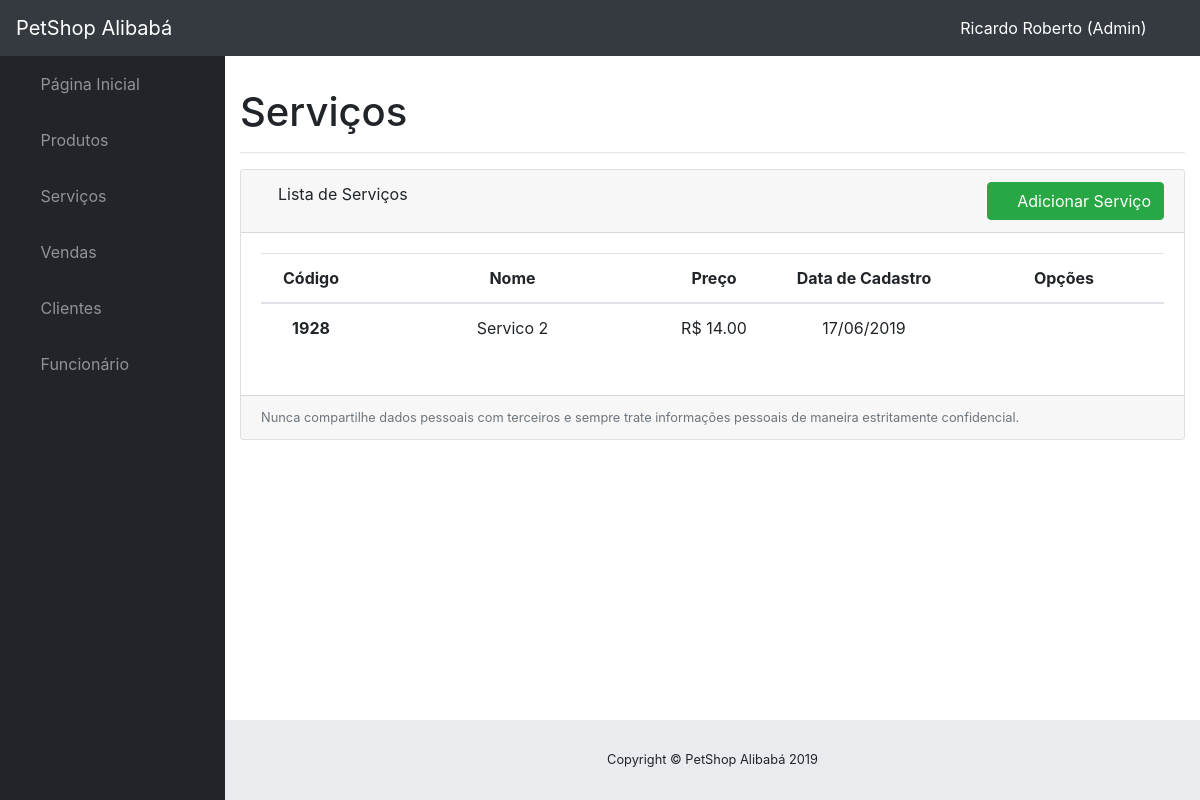
/produtos_servicos/listar_servicos/ (signed in), run on an earlier commit of the app's database.
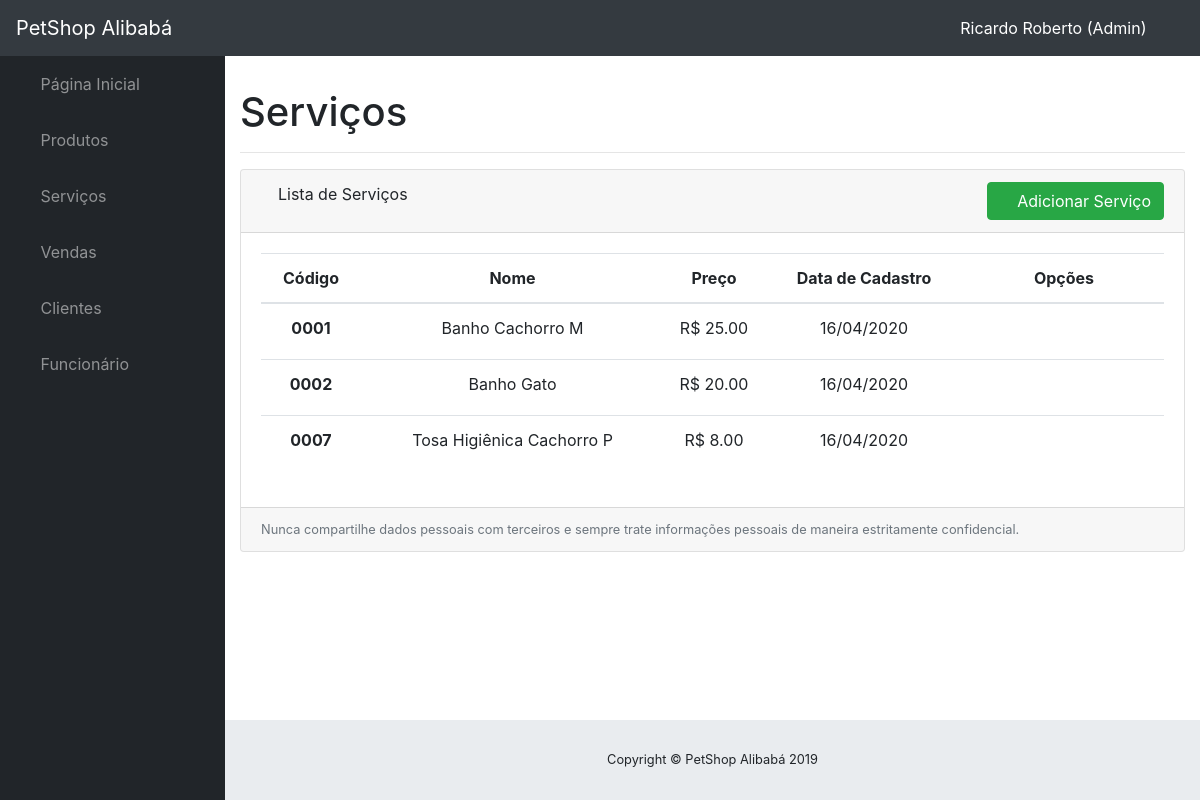
And on a later commit of the database.
### funcionarios/models.py (models this page shows, shortened)
class User(AbstractBaseUser, PermissionsMixin):
    username = models.CharField('Nome de usuário', max_length=30, null=True, blank=True)
    email = models.EmailField('E-mail', unique=True, blank=False)
    name = models.CharField('Nome completo', max_length=100, blank=False, validators=[validators.RegexValidator(re.compile('^[a-zA-Z ]+$'),
            'Nome completo só pode conter letras', 'invalid')])
    is_active = models.BooleanField('Está ativo?', blank=True, default=True)
    is_staff = models.BooleanField('É da equipe?', blank=True, default=False)
    password1 = models.CharField('', max_length=30)
    password2 = models.CharField('Confirmação de Senha', max_length=30)
    creation_date = models.DateTimeField(auto_now_add=True)
    objects = UserManager()
    USERNAME_FIELD = 'email'  # field de login
    REQUIRED_FIELDS = ['username']  # criacao de super user
    class Meta:
        verbose_name = 'Funcionário'
        verbose_name_plural = 'Funcionários'
        ordering = ['name']

### itens/models.py (models this page shows, shortened)
class Item(models.Model):
    name = models.CharField('Nome do item', max_length=100, unique=True)
    code = models.CharField('Codigo', max_length=8, unique=True, null=False)
    created_at = models.DateField('Cadastrado em', auto_now_add=True)
    quantity = models.IntegerField('Quantidade', blank=True, default=0)
    description = models.TextField('Descriçao do item', blank=True)
    price_of_sale = models.DecimalField('Preço de venda', validators=[MinValueValidator(0)], max_digits=8, decimal_places=2, blank=False, default=0, null=False)
    price_of_buy = models.DecimalField('Preço de compra', validators=[MinValueValidator(0)], max_digits=8, decimal_places=2, blank=True, default=0, null=False)
    expiration_date = models.DateField('Data de validade', blank=True, null=True)
    category = models.CharField('Categoria', max_length=8, blank=False, null=False, choices=(('S', 'Serviço'), ('P', 'Produto')))
    objects = ItemManager()
    class Meta:
        verbose_name = 'Item'
        verbose_name_plural = 'Itens'
        ordering = ['name']

### itens/views.py (the view)
# urls.py: path('listar_servicos/', views.servico_list, name='servico_list'),
@login_required(login_url='/')
def servico_list(request):
    servicos = Item.objects.filter(category='S')
    template_name = 'servicos/servico_list.html'
    storaged = messages.get_messages(request)
    return render(request, template_name, {'servicos': servicos, 'messsages': storaged})

### itens/templates/servicos/servico_list.html (shortened to what this page needs)
{% extends 'base.html' %}
{% block content %}
    <div id="content-wrapper">
        <div class="container-fluid">
        <h1>Serviços</h1>
        <hr>
        <div class="card mb-3">
          <div class="card-header">
            <i class="fas fa-table"></i>
            Lista de Serviços
            <div class="float-right float-sm-right float-md-right float-lg-right float-xl-right">
              <a href="{% url 'servico_create' %}" class="btn btn-success btn-icon-split ">
                <span class="icon text-white-50">
                  <i class="fas fa-plus"></i>
                </span>
                <span class="text">Adicionar Serviço</span>
              </a>
            </div>
          </div>
          <div class="card-body">
            <div class="table-responsive">
              <table class="table table-hover" id="dataTable" width="100%" cellspacing="0">
                <thead>
                  <tr>
                    <th width="100"><center>Código</center></th>
                    <th><center>Nome</center></th>
                    <th width="100"><center>Preço</center></th>
                    <th width="200"><center>Data de Cadastro</center></th>
                    <th><center>Opções</center></th>
                  </tr>
                </thead>
                <tbody>
                {% for servico in servicos %}
                  <tr>
                    <th width="100"><center>{{ servico.code }}</center></th>
                    <td><center>{{ servico.name }}</center></td>
                    <td width="100"><center>R$ {{ servico.price_of_sale }}</center></td>
                    <td width="200"><center>{{ servico.created_at | date:"d/m/Y" }}</center></td>
                    <td width="200">
                        <center><a title="editar" href="{% url 'servico_update' servico.pk %}" class="btn btn-circle btn-sm"><i class="fas fa-edit"></i></a>
                        <a title="excluir" class="btn btn-sm ml-2"><i class="fas fa-trash" data-toggle="modal" data-target="#excluirServiço{{servico.id}}"></i></a>
                        </center>
                    </td>
                  </tr>
                {% endfor %}
                </tbody>
              </table>
            </div>
          </div>
          <div class="card-footer small text-muted">Nunca compartilhe dados pessoais com terceiros e sempre trate informações pessoais de maneira estritamente confidencial.</div>
        </div>
        </div>
    </div>
{% endblock %}

### core/templates/base.html (shortened to what this page needs)
<!DOCTYPE html>
{% load static %}
<html>
<head>
    <link href="{% static 'css/estilo.css' %}" rel="stylesheet" type="text/css"/>
    <link rel="stylesheet" href="https://stackpath.bootstrapcdn.com/bootstrap/4.1.3/css/bootstrap.min.css">
    <link href="{% static 'vendor/datatables/dataTables.bootstrap4.css' %}" rel="stylesheet">
    <link href="{% static 'vendor/fontawesome-free/css/all.min.css' %}" rel="stylesheet" type="text/css">
    <link href="{% static 'css/sb-admin.css' %}" rel="stylesheet">
</head>
<body id="page-top">
    <nav class="navbar navbar-expand navbar-dark bg-dark static-top">
        <a class="navbar-brand mr-1" href="{% url 'home' %}">PetShop Alibabá</a>
        <button class="btn btn-link btn-sm text-white order-1 order-sm-0" id="sidebarToggle" href="#">
          <i class="fas fa-bars"></i>
        </button>
        <ul class="navbar-nav ml-auto ml-md-0">
          <li class="nav-item dropdown no-arrow">
            <a class="nav-link dropdown-toggle" href="#" id="userDropdown" role="button" data-toggle="dropdown" aria-haspopup="true" aria-expanded="false">
              <span style="color: white; padding-right: 5px">{{ request.user.name }} {% if request.user.is_staff %} (Admin) {% endif %}</span><i class="fas fa-user-circle fa-fw"></i>
            </a>
          </li>
        </ul>
      </nav>
      <div id="wrapper">
        <ul class="sidebar navbar-nav">
                <li class="nav-item">
                <a class="nav-link" href="{% url 'home' %}">
                  <i class="fas fa-fw fa-home"></i>
                  <span>Página Inicial</span>
                </a>
                </li>
                <li class="nav-item dropdown">
                <a class="nav-link dropdown-toggle" href="#" id="produtoBar" role="button" data-toggle="dropdown" aria-haspopup="true" aria-expanded="false">
                  <i class="fas fa-fw fa-bone"></i>
                  <span>Produtos</span>
                </a>
                </li>
                <li class="nav-item dropdown">
                <a class="nav-link dropdown-toggle" href="#" id="serviçoBar" role="button" data-toggle="dropdown" aria-haspopup="true" aria-expanded="false">
                  <i class="fas fa-fw fa-shower"></i>
                  <span>Serviços</span>
                </a>
              </li>
              <li class="nav-item dropdown">
                <a class="nav-link dropdown-toggle" href="#" id="vendasBar" role="button" data-toggle="dropdown" aria-haspopup="true" aria-expanded="false">
                  <i class="fas fa-fw fa-money-check-alt"></i>
                  <span>Vendas</span>
                </a>
              </li>
              <li class="nav-item dropdown">
                <a class="nav-link dropdown-toggle" href="#" id="clienteBar" role="button" data-toggle="dropdown" aria-haspopup="true" aria-expanded="false">
                  <i class="fas fa-fw fa-user"></i>
                  <span>Clientes</span>
                </a>
              </li>
                {% if request.user.is_staff %}
                    <li class="nav-item dropdown">
                      <a class="nav-link dropdown-toggle" href="#" id="funcionarioBar" role="button" data-toggle="dropdown" aria-haspopup="true" aria-expanded="false">
                        <i class="fas fa-fw fa-address-card"></i>
                        <span>Funcionário</span>
                      </a>
                    </li>
                {% endif %}
            </ul>
            <div id="content-wrapper">
                {% block content %} {% endblock %}
                <footer class="sticky-footer">
                <div class="container my-auto">
                    <div class="copyright text-center my-auto">
                    <span>Copyright © PetShop Alibabá 2019</span>
                    </div>
                </div>
                </footer>
            </div>
            </div>
</body>
</html>

### core/static/css/estilo.css (style rules this page uses)
* { padding: 0; margin: 0; }

What changed in the data, as far as the page shows it:
removed Item: code "1928", name "Servico 2", price_of_sale "14.00", created_at "17/06/2019"
added Item: code "0001", name "Banho Cachorro M", price_of_sale "25.00", created_at "16/04/2020"
added Item: code "0002", name "Banho Gato", price_of_sale "20.00", created_at "16/04/2020"
added Item: code "0007", name "Tosa Higiênica Cachorro P", price_of_sale "8.00", created_at "16/04/2020"
